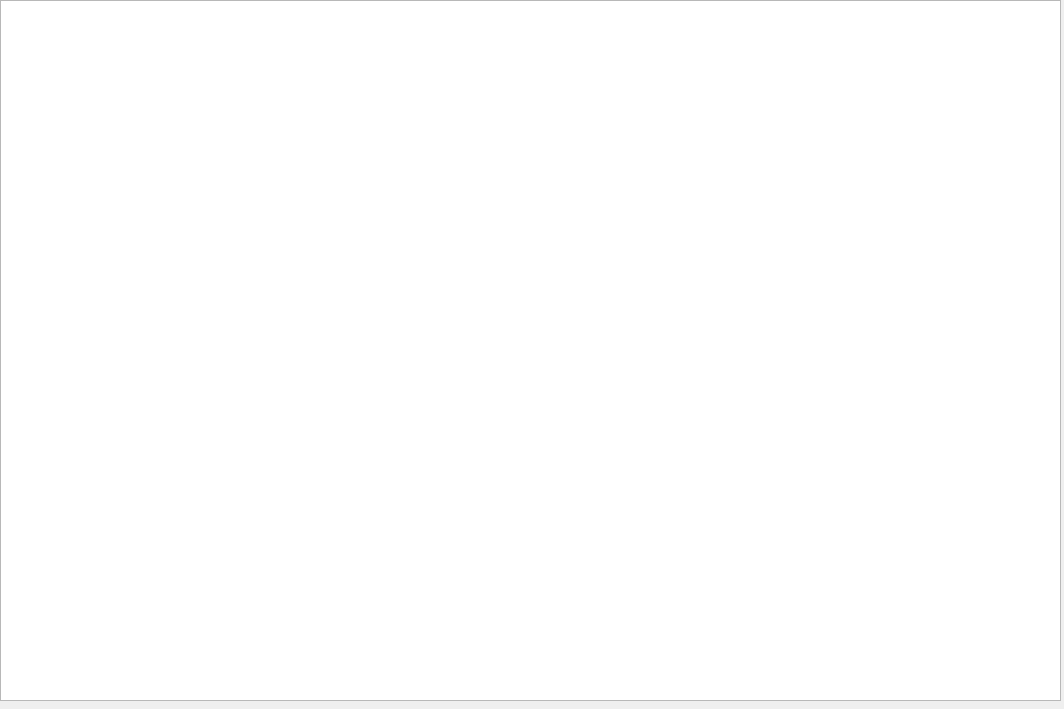
<?xml version="1.0" encoding="UTF-8"?>
<ui version="4.0">
 <class>nivel2Ruleta</class>
 <widget class="QWidget" name="nivel2Ruleta">
  <property name="geometry">
   <rect>
    <x>0</x>
    <y>0</y>
    <width>1064</width>
    <height>709</height>
   </rect>
  </property>
  <property name="windowTitle">
   <string>Form</string>
  </property>
  <widget class="QGraphicsView" name="graphicsViewRuleta">
   <property name="geometry">
    <rect>
     <x>0</x>
     <y>0</y>
     <width>1061</width>
     <height>701</height>
    </rect>
   </property>
  </widget>
 </widget>
 <resources/>
 <connections/>
</ui>
